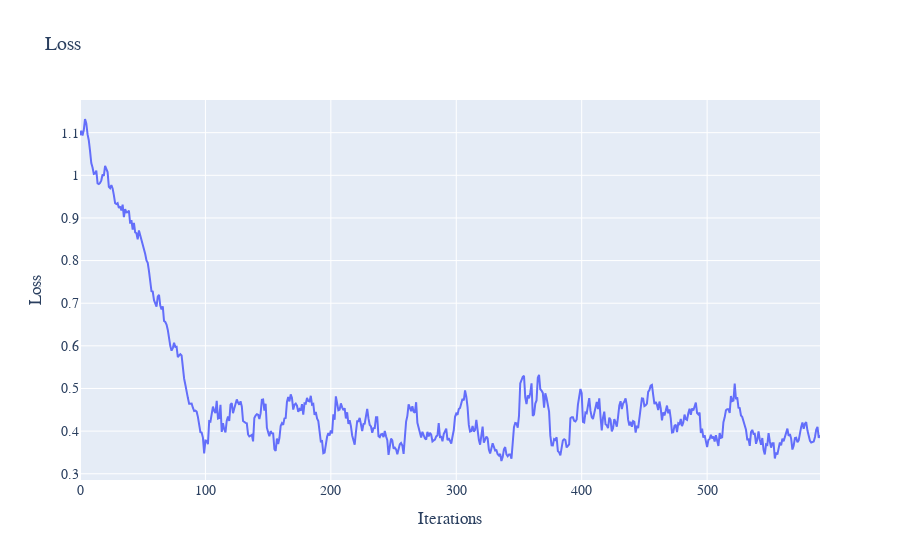

Here is the notebook cell this chart was saved with:
### Code cell
path = os.path.abspath(os.getcwd()) + "/opinion.pth"
eq = OPINION()
eq.boundary_cond = [lambda u, var: div(u, var[-1]) + torch.sum((cat(var[:-1]) - eq.x_d)**2, dim=-1, keepdims=True)/2 \
                        + torch.sum((eq.beta*(1 - cat(var[:-1])**2)
                                     *(torch.mean(cat(var[:-1]), dim=-1, keepdims=True) - cat(var[:-1]))
                                     * D(u, var[:-1])), dim=-1, keepdims=True)\
                        + eq.sigma*torch.sum(H(u, var[:-1]), dim=(-1, -2)).unsqueeze(-1)] 
eq.boundary_func = eq.domain_func
model = MODEL_CONFIG = {
    "hidden_dim": 64,
    "learning_rate": 1e-3,
    "loss_weights": (0, 1),
    "sampling_method": "uniform",
    "lr_decay": 0.98,
    "network_type": "FF",
    "optimiser": "Adam",
    "method": "Galerkin"
}
solver = DeepPDESolver(model, eq)
losses = list(solver.train(600))
solver.save(path)
plot_losses(losses)

### Figure 1 — Plotly figure (JSON) as saved in the notebook; plotly's stock layout.template omitted (floating-point values rounded to 4 significant figures; data arrays with more than 128 entries replaced by an {"elided": "..."} marker saying what was removed)
{"data": [{"mode": "lines", "name": "Error at x=0.1", "type": "scatter", "x": {"elided": "591 int values"}, "xaxis": "x", "y": {"elided": "591 float values"}, "yaxis": "y"}], "layout": {"font": {"family": "Courier New, monospace", "size": 14}, "title": {"text": "Loss"}, "xaxis": {"anchor": "y", "domain": [0, 1], "title": {"text": "Iterations"}}, "yaxis": {"anchor": "x", "domain": [0, 1], "title": {"text": "Loss"}}}}
